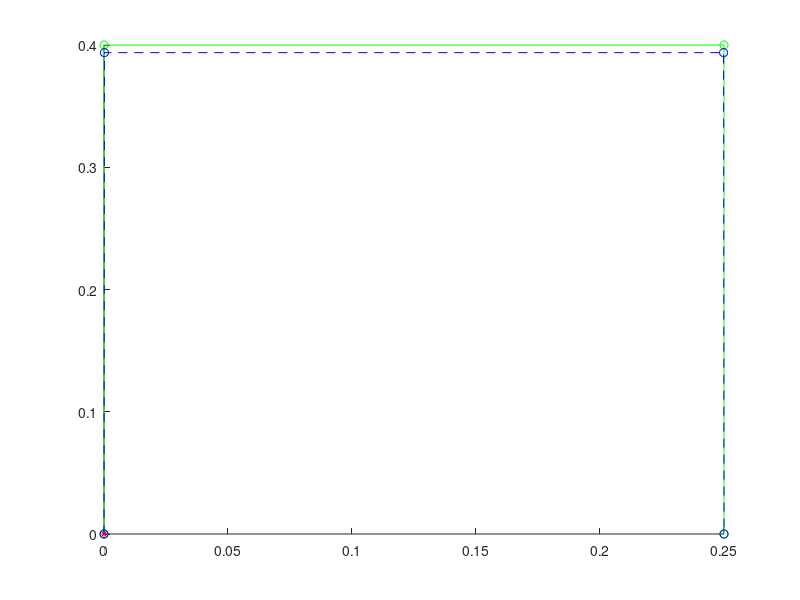

The MATLAB script that drew this image:
%%%%%%%%%%%%%%%%%%%%%%%%%
%%_FRAMES FEM ANALYSIS_%%
%%%%%%%%%%%%%%%%%%%%%%%%%

clc %clears the screen
clear all %closes all the figure windows
close all %closes all the fig windows
format
%format shortEng
%format shortG
format compact
%format loose

%% geometrical parameters and material properties
E = 10^9 * 200; % young's modulus in Pa
L = 10^-2 * [40 25 40]; % entire length of beam
A = 4 * 10^4 * 10^-6; % area of cross sections
I = 20 * 10^6 * 10^-12; % moment of area

q0 = [0 -10000 0]; %uniform loading

element_angle = [90 0 270];

X = [0 0 L(2) L(2)];
Y = [0 L(1) L(3) 0];

% for dynamic generation of conn, L, angles, etc
econn = [1 2;...
         2 3;...
         3 4]; %element connectivity

angle = zeros(1,3);
for i1 = 1:3
    angle(i1) = atand(( Y(econn(i1,2)) - Y(econn(i1,1)) )/( X(econn(i1,2)) - X(econn(i1,1)) ));
end

%% meshing of the geometry
ne = 3; % total no of elements
nne = 2; % no. of noded element
Le = L; % length of each element
nn = ne+1; % total no of nodes = no. of elemets in truss
dofn = 3; % no. of degrees of freedom per node
dofe = 6; % dof per element (2 noded element)
tdof = dofn * nn; % total degrees of freedom
conn  = [1 2 3  4 5 6;...
         4 5 6  7 8 9;...
         7 8 9  10 11 12]; % connectivity matrix (relation of local no with global numbers)

%% initializing vectors
KG = zeros(tdof,tdof); % initializing global stiffness matrix
FGU = zeros(tdof,1); % initalization of uniformly distributed load vector
FGC = zeros(tdof,1); % initialization of concentrated load vector

%% populating global stiffness matrix
for i = 1:ne
    c = cosd(element_angle(i));%cos of element angle in degrees
    s = sind(element_angle(i));%sin of element angle in degrees
    le = Le(i);
    ax = E*A/le; %axial component
    tr = E*I/(le^3); %transverse component
    
    Ke = [ax       0           0             -ax       0            0;...
          0        12*tr       6*le*tr       0         -12*tr       6*le*tr;...
          0        6*le*tr     4*le^2*tr     0         -6*le*tr     2*le^2*tr;...
          -ax      0           0             ax        0            0;...
          0        -12*tr      -6*le*tr      0         12*tr        -6*le*tr;...
          0        6*le*tr     2*le^2*tr     0         -6*le*tr     4*le^2*tr];%elemental local stiffness matrix
    
    T = [c  s  0  0  0  0;...
         -s c  0  0  0  0;...
         0  0  1  0  0  0;...
         0  0  0  c  s  0;...
         0  0  0 -s  c  0;...
         0  0  0  0  0  1]; %global to local transformation matrix
    
    Ke = T.' * Ke * T; %global elemental stiffness matrix
    
     %Fe = zeros(dofe,1);
    Fe = q0(i)*le/2 * [0; 1; le/6; 0; 1; -le/6];%elemental load vector
    Fe = T.' * Fe; %global elemental load vector
    
    for j = 1:dofe
        for k = 1:dofe
            KG(conn(i,j), conn(i,k)) =  KG(conn(i,j), conn(i,k)) + Ke(j,k); 
        end
        FGU(conn(i,j),1) =  FGU(conn(i,j),1)+ Fe(j,1);
    end
end

%% load and reaction vector
%FGC(4) = 0;

FG = FGU + FGC; % global force vector
FG_nbc = FG; % F global with no boundary conditions
KG_nbc = KG; % K global with no boundary conditions

%% applying boundary conditions
for i2 = [1,2,3,10,11,12]
   KG(i2,:) = 0;
   KG(:,i2) = 0;
   KG(i2,i2) = 1;
   
   FG(i2,1) = 0;
end

%% solving the matrix equation
UG = linsolve(KG,FG)
fprintf('\n');
R = KG_nbc * UG - FG_nbc

%% Convergence study


%% Visualization
hold on

X_new = X;
Y_new = Y;
plot(0,0,'r*');
plot(X,Y,'g-o');

amplification = 100000;
i4=1;
for i3 = [1,4,7,10]
    X_new(i4) = X(i4) + amplification*UG(i3);
    i4 = i4+1;
end
i4=1;
for i3 = [2,5,8,11]
    Y_new(i4) = Y(i4) + amplification*UG(i3);
    i4 = i4+1;
end
plot(X_new,Y_new,'b--o');
hold off
